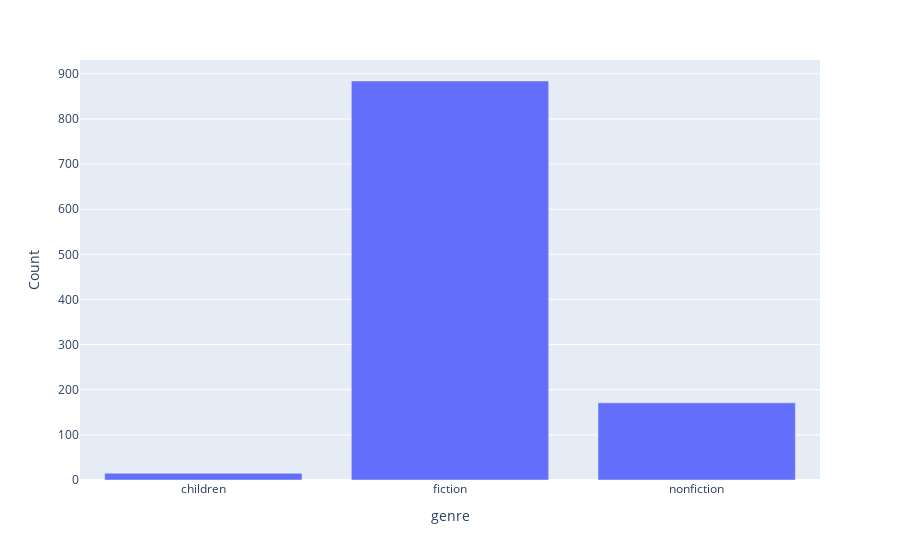

The cell this chart's notebook holds for it:
### Code cell
fig = px.bar(by_genre,x='genre',y='Count')
fig.show()

### Figure 1 — Plotly figure (JSON) as saved in the notebook; plotly's stock layout.template omitted (floating-point values rounded to 4 significant figures)
{"data": [{"alignmentgroup": "True", "hovertemplate": "genre=%{x}<br>Count=%{y}<extra></extra>", "legendgroup": "", "marker": {"color": "#636efa", "pattern": {"shape": ""}}, "name": "", "offsetgroup": "", "orientation": "v", "showlegend": false, "textposition": "auto", "type": "bar", "x": ["children", "fiction", "nonfiction"], "xaxis": "x", "y": [15, 884, 171], "yaxis": "y"}], "layout": {"barmode": "relative", "legend": {"tracegroupgap": 0}, "margin": {"t": 60}, "xaxis": {"anchor": "y", "domain": [0, 1], "title": {"text": "genre"}}, "yaxis": {"anchor": "x", "domain": [0, 1], "title": {"text": "Count"}}}}
